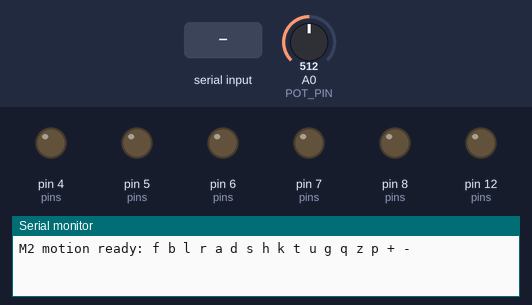
The sketch below on a simulated Arduino Uno, built with avr-gcc and run on an emulated ATmega328P. Parts: output pins drawn as LEDs (lit = HIGH), the last lines printed to the serial monitor. The inputs (shaded band) are chosen by the test bench; at power-on: A0 (POT_PIN) = 512.

Above: at 1.2 s.
1.3 s: "h" received over Serial
At 2.5 s:
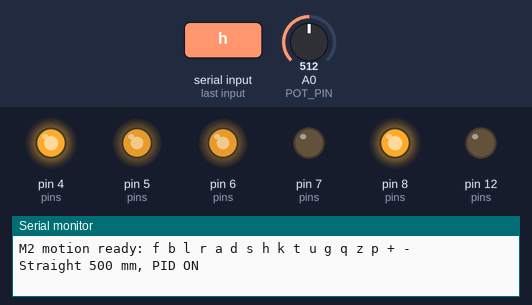
4.3 s: byte 117 ('u') received over Serial
At 4.47 s:
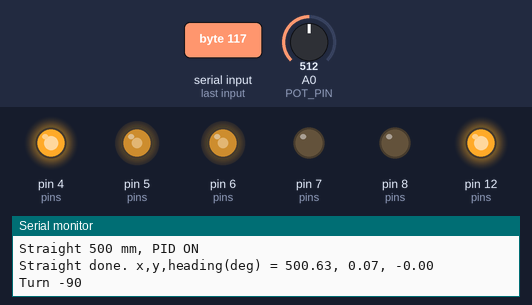
6.5 s: byte 103 ('g') received over Serial
At 9.26 s:
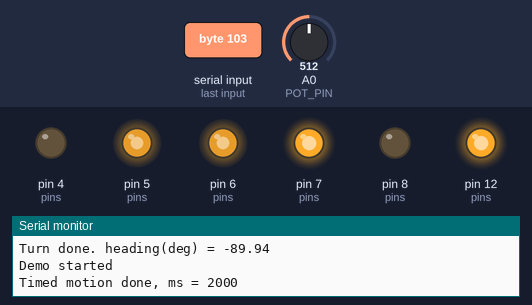
9.5 s: "r" received over Serial
At 10.3 s:
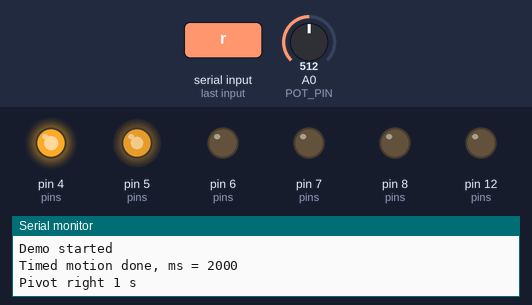
12.5 s: "t" received over Serial
15.5 s: byte 43 ('+') received over Serial
Timing chart, 0 to 18.8 s (numbered marks = the images above; inputs shaded):
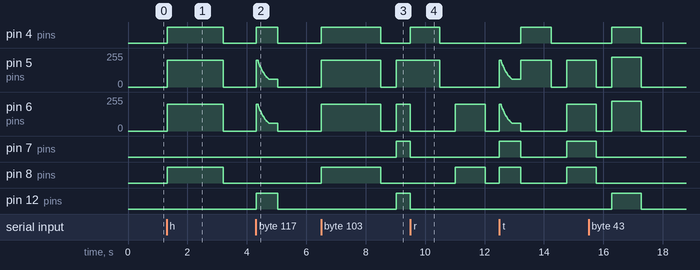

Measured:
- after the input at 1.3 s, pin 4 (pins), pin 8 (pins): LOW → HIGH at once, → LOW 1.9 s later; pin 5 (pins), pin 6 (pins): 0/255 → 200/255 at once, then repeats every 0.04 s: 199/255 0.02 s, 200/255 0.02 s, until it stays 0/255 from 3.2 s
- after the input at 4.3 s, pin 4 (pins), pin 12 (pins): LOW → HIGH at once, → LOW 0.72 s later
- after the input at 6.5 s, pin 4 (pins), pin 8 (pins): LOW → HIGH at once, → LOW 2.0 s later; pin 5 (pins), pin 6 (pins): 0/255 → 200/255 at once, → 0/255 2.0 s later, → 200/255 0.52 s later; pin 7 (pins), pin 12 (pins): LOW → HIGH after 2.5 s
- after the input at 9.5 s, pin 4 (pins): LOW → HIGH at once, → LOW 1.0 s later; pin 5 (pins): 200/255 → 0/255 after 1.0 s instead of 1.5 s; pin 7 (pins), pin 12 (pins): HIGH → LOW after 0.00 s instead of 1.5 s; pin 8 (pins): LOW → HIGH after 1.5 s instead of 2.0 s

The sketch:

motion.ino
```cpp
const int ENA = 5, IN1 = 4, IN2 = 7;
const int ENB = 6, IN3 = 8, IN4 = 12;
const int POT_PIN = A0;

const float WHEEL_DIAMETER_MM = 65.0;
const float WHEEL_BASE_MM     = 120.0;
const float MOTOR_RPM_MAX     = 100.0;
const int   DRIVE_PWM         = 200;
const int   MIN_TURN_PWM      = 60;
float LEFT_TRIM  = 1.00;
float RIGHT_TRIM = 1.00;
#define USE_DISTURBANCE_POT 1

float KP = 250.0;
float KI = 400.0;
float KD = 12.0;
const float U_MAX = 80.0;
const float I_MAX = 40.0;
bool pidEnabled = true;

const unsigned long CONTROL_MS = 20;

const byte MODE_IDLE = 0, MODE_TIMED = 1, MODE_STRAIGHT = 2, MODE_TURN = 3;
const byte M_STOP = 0, M_FWD = 1, M_REV = 2, M_PIV_L = 3,
           M_PIV_R = 4, M_TANK_L = 5, M_TANK_R = 6;

byte mode = MODE_IDLE;
byte currentMotion = M_STOP;
unsigned long motionStart = 0, motionEnd = 0, lastTick = 0, lastPrint = 0;
int driveSpeed = DRIVE_PWM;
bool plotMode = false;

float cmdL = 0, cmdR = 0;
float rightFactor = 1.0;
float poseX = 0, poseY = 0, poseTh = 0;
float travelled = 0, targetDist = 0, targetTh = 0;
int straightDir = 1;
float pidInt = 0, lastTh = 0, lastU = 0;

#define SAY(s) do { if (!plotMode) Serial.println(F(s)); } while (0)

void setMotor(int en, int a, int b, int speed) {
  speed = constrain(speed, -255, 255);
  digitalWrite(a, speed > 0);
  digitalWrite(b, speed < 0);
  analogWrite(en, abs(speed));
}

void drive(int left, int right) {
  cmdL = constrain(left  * LEFT_TRIM,  -255, 255);
  cmdR = constrain(right * RIGHT_TRIM, -255, 255);
  setMotor(ENA, IN1, IN2, (int)cmdL);
  setMotor(ENB, IN3, IN4, (int)cmdR);
}

void stopRover()       { drive(0, 0); }
void forward(int s)    { drive(s, s); }
void reverse(int s)    { drive(-s, -s); }
void pivotLeft(int s)  { drive(0, s); }
void pivotRight(int s) { drive(s, 0); }
void tankLeft(int s)   { drive(-s, s); }
void tankRight(int s)  { drive(s, -s); }

float wrapPi(float a) {
  while (a >  PI) a -= 2.0 * PI;
  while (a < -PI) a += 2.0 * PI;
  return a;
}

float pwmToSpeed(float pwm) {
  return MOTOR_RPM_MAX / 60.0 * PI * WHEEL_DIAMETER_MM * pwm / 255.0;
}

void readDisturbance() {
#if USE_DISTURBANCE_POT
  rightFactor = 0.85 + 0.30 * (analogRead(POT_PIN) / 1023.0);
#endif
}

void updatePose(float dt) {
  float vL = pwmToSpeed(cmdL);
  float vR = pwmToSpeed(cmdR) * rightFactor;
  float v = (vL + vR) / 2.0;
  float w = (vR - vL) / WHEEL_BASE_MM;
  poseTh = wrapPi(poseTh + w * dt);
  poseX += v * cos(poseTh) * dt;
  poseY += v * sin(poseTh) * dt;
  travelled += fabs(v) * dt;
}

void getPose(float &x, float &y, float &th) { x = poseX; y = poseY; th = poseTh; }
void resetPose() { poseX = 0; poseY = 0; poseTh = 0; }

void startMotion(byte m, int speed, unsigned long ms) {
  switch (m) {
    case M_FWD:    forward(speed);    break;
    case M_REV:    reverse(speed);    break;
    case M_PIV_L:  pivotLeft(speed);  break;
    case M_PIV_R:  pivotRight(speed); break;
    case M_TANK_L: tankLeft(speed);   break;
    case M_TANK_R: tankRight(speed);  break;
    default:       stopRover();       break;
  }
  currentMotion = m;
  motionStart = millis();
  motionEnd = motionStart + ms;
  mode = MODE_TIMED;
}

void moveMM(float mm) {
  travelled = 0;
  targetDist = fabs(mm);
  straightDir = (mm >= 0) ? 1 : -1;
  targetTh = poseTh;
  pidInt = 0;
  lastTh = poseTh;
  mode = MODE_STRAIGHT;
}

void turnByDeg(float deg) {
  targetTh = wrapPi(poseTh + deg * PI / 180.0);
  motionStart = millis();
  mode = MODE_TURN;
}

bool motionBusy() { return mode != MODE_IDLE; }
void abortMotion() { stopRover(); mode = MODE_IDLE; }

void controlStep(float dt) {
  updatePose(dt);

  if (mode == MODE_TIMED) {
    if ((long)(millis() - motionEnd) >= 0) {
      stopRover(); mode = MODE_IDLE;
      if (!plotMode && currentMotion != M_STOP) {
        Serial.print(F("Timed motion done, ms = "));
        Serial.println(millis() - motionStart);
      }
    }
  }
  else if (mode == MODE_STRAIGHT) {
    if (travelled >= targetDist) {
      stopRover(); mode = MODE_IDLE;
      if (!plotMode) {
        Serial.print(F("Straight done. x,y,heading(deg) = "));
        Serial.print(poseX); Serial.print(F(", "));
        Serial.print(poseY); Serial.print(F(", "));
        Serial.println(poseTh * 180.0 / PI);
      }
    } else {
      float u = 0;
      if (pidEnabled) {
        float err = wrapPi(targetTh - poseTh);
        pidInt += err * dt;
        float iTerm = constrain(KI * pidInt, -I_MAX, I_MAX);
        if (KI > 0) pidInt = iTerm / KI;
        float rate = wrapPi(poseTh - lastTh) / dt;
        u = KP * err + iTerm - KD * rate;
        u = constrain(u, -U_MAX, U_MAX);
      }
      lastU = u;
      lastTh = poseTh;
      int base = straightDir * DRIVE_PWM;
      drive((int)(base - u), (int)(base + u));
    }
  }
  else if (mode == MODE_TURN) {
    float err = wrapPi(targetTh - poseTh);
    float errDeg = err * 180.0 / PI;
    if (fabs(errDeg) < 1.5 || millis() - motionStart > 5000UL) {
      stopRover(); mode = MODE_IDLE;
      if (!plotMode) {
        Serial.print(F("Turn done. heading(deg) = "));
        Serial.println(poseTh * 180.0 / PI);
      }
    } else {
      int s = (int)constrain(fabs(errDeg) * 2.5, MIN_TURN_PWM, DRIVE_PWM);
      if (err > 0) tankLeft(s); else tankRight(s);
    }
  }

  if (plotMode && mode != MODE_IDLE && millis() - lastPrint >= 100) {
    lastPrint = millis();
    Serial.print(targetTh * 180.0 / PI); Serial.print(',');
    Serial.print(poseTh * 180.0 / PI);   Serial.print(',');
    Serial.println(lastU);
  }
}

const byte demoMotion[] = { M_FWD, M_STOP, M_REV, M_STOP, M_PIV_L, M_STOP,
                            M_PIV_R, M_STOP, M_TANK_L, M_STOP, M_TANK_R, M_STOP };
const unsigned int demoMs[] = { 2000, 500, 2000, 500, 1000, 500,
                                1000, 500, 1000, 500, 1000, 1000 };
const byte DEMO_LEN = sizeof(demoMotion);
byte demoIdx = 0;
bool demoRunning = false;

void runDemo() {
  if (!demoRunning || motionBusy()) return;
  if (demoIdx >= DEMO_LEN) { demoRunning = false; SAY("Demo finished"); return; }
  startMotion(demoMotion[demoIdx], driveSpeed, demoMs[demoIdx]);
  demoIdx++;
}

void printPose() {
  Serial.print(F("POSE,")); Serial.print(poseX); Serial.print(',');
  Serial.print(poseY); Serial.print(','); Serial.println(poseTh * 180.0 / PI);
}

void handleSerial() {
  if (!Serial.available()) return;
  char c = Serial.read();
  switch (c) {
    case 'f': startMotion(M_FWD,    driveSpeed, 2000); SAY("Forward 2 s");     break;
    case 'b': startMotion(M_REV,    driveSpeed, 2000); SAY("Reverse 2 s");     break;
    case 'l': startMotion(M_PIV_L,  driveSpeed, 1000); SAY("Pivot left 1 s");  break;
    case 'r': startMotion(M_PIV_R,  driveSpeed, 1000); SAY("Pivot right 1 s"); break;
    case 'a': startMotion(M_TANK_L, driveSpeed, 1000); SAY("Tank left 1 s");   break;
    case 'd': startMotion(M_TANK_R, driveSpeed, 1000); SAY("Tank right 1 s");  break;
    case 's': abortMotion(); demoRunning = false; SAY("Stopped"); break;
    case 'h': pidEnabled = true;  moveMM(500); SAY("Straight 500 mm, PID ON");  break;
    case 'k': pidEnabled = false; moveMM(500); SAY("Straight 500 mm, PID OFF"); break;
    case 't': turnByDeg(90);  SAY("Turn +90"); break;
    case 'u': turnByDeg(-90); SAY("Turn -90"); break;
    case 'g': demoIdx = 0; demoRunning = true; SAY("Demo started"); break;
    case 'q': printPose(); break;
    case 'z': resetPose(); SAY("Pose zeroed"); break;
    case 'p': plotMode = !plotMode; break;
    case '+': driveSpeed = min(255, driveSpeed + 25); if (!plotMode) { Serial.print(F("PWM ")); Serial.println(driveSpeed); } break;
    case '-': driveSpeed = max(50,  driveSpeed - 25); if (!plotMode) { Serial.print(F("PWM ")); Serial.println(driveSpeed); } break;
    default: break;
  }
}


void setup() {
  int pins[] = { ENA, IN1, IN2, ENB, IN3, IN4 };
  for (int i = 0; i < 6; i++) pinMode(pins[i], OUTPUT);
  stopRover();
  Serial.begin(9600);
  SAY("M2 motion ready: f b l r a d s h k t u g q z p + -");
}

void loop() {
  unsigned long now = millis();
  if (now - lastTick >= CONTROL_MS) {
    float dt = (now - lastTick) / 1000.0;
    lastTick = now;
    readDisturbance();
    controlStep(dt);
  }
  handleSerial();
  runDemo();
}
```
